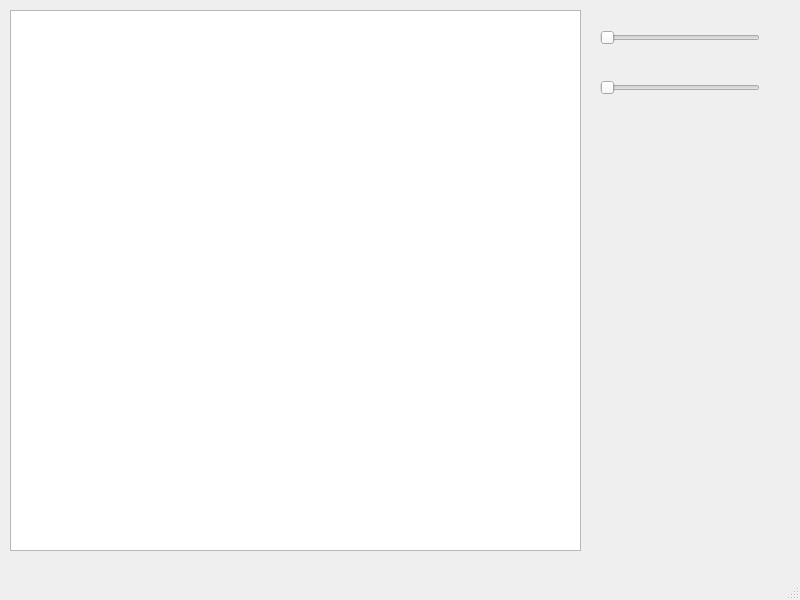
<?xml version="1.0" encoding="UTF-8"?>
<ui version="4.0">
 <class>MainWindow</class>
 <widget class="QMainWindow" name="MainWindow">
  <property name="geometry">
   <rect>
    <x>0</x>
    <y>0</y>
    <width>800</width>
    <height>600</height>
   </rect>
  </property>
  <property name="windowTitle">
   <string>MainWindow</string>
  </property>
  <widget class="QWidget" name="centralwidget">
   <widget class="QGraphicsView" name="graphicsView">
    <property name="geometry">
     <rect>
      <x>10</x>
      <y>10</y>
      <width>571</width>
      <height>541</height>
     </rect>
    </property>
   </widget>
   <widget class="QSlider" name="horizontalSlider">
    <property name="geometry">
     <rect>
      <x>600</x>
      <y>30</y>
      <width>160</width>
      <height>16</height>
     </rect>
    </property>
    <property name="orientation">
     <enum>Qt::Horizontal</enum>
    </property>
   </widget>
   <widget class="QSlider" name="horizontalSlider_2">
    <property name="geometry">
     <rect>
      <x>600</x>
      <y>80</y>
      <width>160</width>
      <height>16</height>
     </rect>
    </property>
    <property name="orientation">
     <enum>Qt::Horizontal</enum>
    </property>
   </widget>
  </widget>
  <widget class="QMenuBar" name="menubar">
   <property name="geometry">
    <rect>
     <x>0</x>
     <y>0</y>
     <width>800</width>
     <height>23</height>
    </rect>
   </property>
  </widget>
  <widget class="QStatusBar" name="statusbar"/>
 </widget>
 <resources/>
 <connections/>
</ui>
